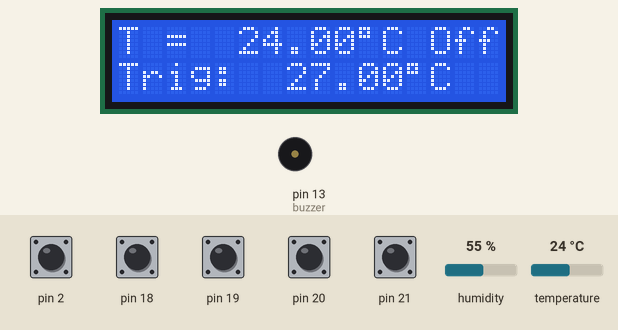
This sketch was run on a simulated Arduino Mega 2560, built with avr-gcc and run on an emulated ATmega2560. On the bench: 16×2 character LCD, buzzer (waves = sounding, pin HIGH). Wiring (from diagram.json): character LCD (HD44780): RS pin 30; R/W pin 31; E pin 32; data pin 22, pin 23, pin 24, pin 25, pin 26, pin 27, pin 28, pin 29; DHT22 sensor: data pin 12. Inputs (shaded band) come from the test bench; at power-on: pin 2, pin 18–21 HIGH, temperature 24 °C, humidity 55 %. Pins used as bus, display or sensor lines are not drawn.

Above: at 0.8 s.
0.9 s: temperature set to 12 °C
At 1.5 s:
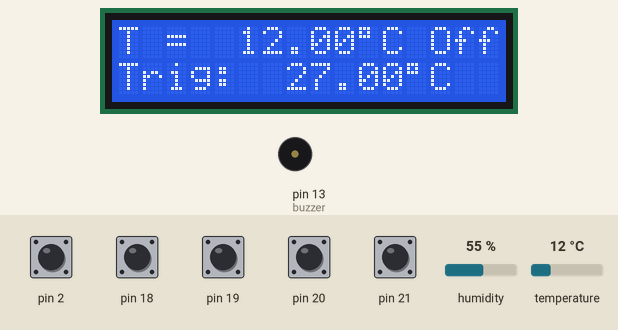
2.6 s: temperature set to 19 °C
At 3.9 s:
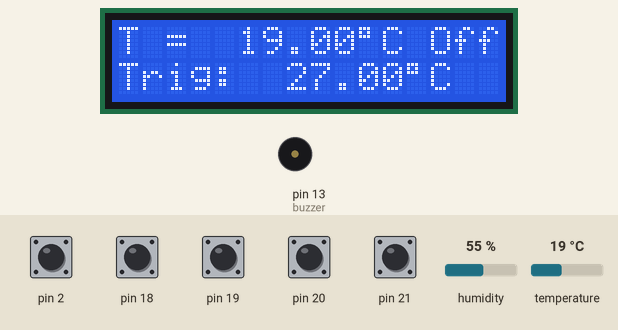
4.4 s: temperature set to 28 °C
At 6.2 s:
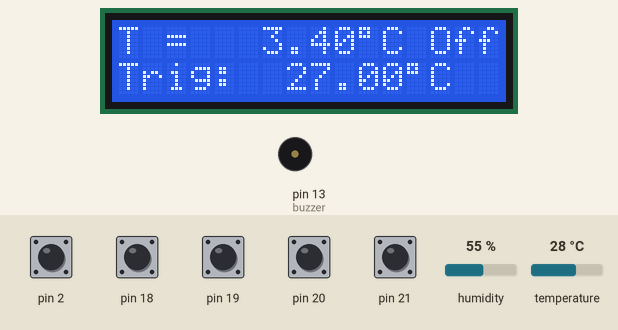
Timing chart, 0 to 7.7 s (numbered marks = the images above; inputs shaded):
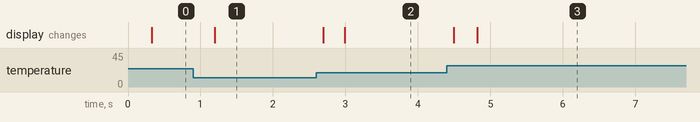

The sketch:

dht_test.ino
```cpp
// #pragma GCC optimize ("O0")
// #include <stdio.h>

namespace myDHT {

enum SensorType {
    DHT11,
    DHT22
};

class Sensor {
        SensorType type;
       float curr_temp = 0.0f, avg_temp = 0.0f, hum = 0.0f;
    public:
        uint8_t bytes[5];
        Sensor(SensorType type);
        void receiveData();
        void receive10();
        float getCurrTemperature();
        float getAvgTemperature();
        float getHumidity();
};

Sensor::Sensor(SensorType type) {
    this->type = type;
}

void Sensor::receiveData() {
    uint8_t prev_SREG = SREG;
		uint16_t prev_TCCR3A = TCCR3A, prev_TCCR3B = TCCR3B, prev_OCR3A = OCR3A;
    // save values for relevant registers
    uint8_t current_byte = 0; // to store current byte
    int i, j;                 // iterators

    TCCR3A = 0b00000000; // outs disconnected
    TCCR3B = 0b00001001; // no prescaling
                         // CTC mode
    OCR3A  = 16159;      // count to (16159 + 1)/(16M) = 1.01ms

    cli();                        // disable interrupts (timing is important)
    DDRB  |= 0b01000000;          // pin 12 out
    PORTB &= 0b10111111;          // pull down to start communication

    TCNT3  = 0;                   // reset counter
    TIFR3 |= 0b00000010;          // clear compare match
    while(!(TIFR3 & 0b00000010)); // wait until compare match (1.01ms)

    PORTB |= 0b01000000;          // pull up to wait for response
    OCR3A = 767;                  // count to (767 + 1)/(16M) = 48us
    DDRB  &= 0b10111111;          // set as input
    while (PINB & 0b01000000);    // wait for low response
    while (!(PINB & 0b01000000)); // low response received, wait for high response for ready
    while (PINB & 0b01000000);    // get ready for bits

    for (j = 0; j < 5; j++) {
        for (i = 7; i > -1; i--) {
            while(!(PINB & 0b01000000)); // wait for high signal
            TCNT3 = 0;                   // reset counter
            TIFR3 |= 0b00000010;         // clear compare match
            while(PINB & 0b01000000);    // wait for low
            current_byte |= ((TIFR3 & 0b00000010) >> 1) << i;
            // if time spent on HIGH was greater than 48us, write 1, else write 0.
        }
        bytes[j] = current_byte;
        current_byte = 0;
    }
    while(!(PINB & 0b01000000)); // wait for pin to be released
    DDRB  |= 0b01000000; // set as out again
    PORTB |= 0b01000000; // pull up

  	// return registers to their previous states
    TCCR3A = prev_TCCR3A;
    TCCR3B = prev_TCCR3B;
 		OCR3A  = prev_OCR3A;
    SREG   = prev_SREG;

 	// calc temp and hum
    if (type == DHT22) {
        curr_temp = (0b10000000 & bytes[2]) ? // if value is negative
        -(((uint16_t)(bytes[2] & 0b01111111) << 8 | bytes[3])/10.0f) : // clear the negative bit and concat
        ((uint16_t)bytes[2] << 8 | bytes[3])/10.0f;                    // else, concat
    } else if (type == DHT11) {
   		curr_temp = bytes[2] + bytes[3]/10.0f;
    }

    hum = ((uint16_t)bytes[0] << 8 | bytes[1])/10.0f;
}

void Sensor::receive10() {
	avg_temp = 0.0f;
	for (int i = 0; i < 10; i++) {
		_delay_ms(25);
		receiveData();
		avg_temp += curr_temp;
	}
	avg_temp /= 10;
}

float Sensor::getHumidity() {
    return hum;
}

float Sensor::getCurrTemperature() {
    return curr_temp;
}

float Sensor::getAvgTemperature() {
    return avg_temp;
}
}

myDHT::Sensor dht11(myDHT::DHT11);

bool high_freq = false;
ISR (TIMER1_COMPA_vect) {
	if (high_freq) {
		TCCR0B = 0b00000100;
	} else {
		TCCR0B = 0b00000011;
	}
	high_freq = !high_freq;
}

volatile bool normal_mode = true;
volatile bool enable = false;
volatile bool alert_is_on = false;
void alert_on() {
	if (enable) {
		high_freq = true;
		TCCR0B = 0b00000011;  // start with high frequency
		TCNT1 = 0;        	  // reset counter
		TCCR0A  = 0b11000011; // turn on PWM output
		TIMSK1 |= 0b00000010; // enable timer 1 interrupt
		alert_is_on = true;
	}
}

void alert_off() {
	TCCR0A  = 0b00000011; // turn off PWM output
	TIMSK1 &= 0b11111101; // disable timer 1 interrupt
	alert_is_on = false;
}

// Implementacao dos comandos LCD
uint8_t clear_display() {
  	return 1;
}

uint8_t return_home() {
  	return 2;
}

uint8_t entry_mode_set(bool right, bool shift) {
  	return 0b00000100 |
	right << 1 |
	shift;
}

uint8_t display_control(bool display_on, bool curs_on, bool curs_blink) {
  	return 0b00001000 |
	display_on << 2 |
	curs_on    << 1 |
	curs_blink;
}

uint8_t mov_cursor_or_shift(bool shift, bool right) {
  	return 0b00010000 |
	shift << 3 |
	right << 2;
}

uint8_t function_set(bool interf_8bits, bool two_lines, bool font_5x8) {
	return 0b00100000 |
    interf_8bits << 4 |
    two_lines    << 3 |
    font_5x8     << 2;
}

uint8_t set_cgram_addr(uint8_t addr) {
	return 0b01000000 | addr;
}

uint8_t set_ddram_addr(uint8_t addr) {
	return 0b10000000 | addr;
}

// Executar instrucoes no LCD
void lcd_exec(uint8_t inst) {

	cli();
	PORTA = inst;
	PORTC &= 0b00111111; // Select IR, Write
	PORTC |= 0b00100000; // enable high
	PORTC &= 0b11011111; // enable low
	sei();

	PORTA  = 0b00000000; // clear pins
	DDRA   = 0b00000000; // 22 - 29 in
	PORTC |= 0b01000000; // Read BF
	PORTC |= 0b00100000; // enable high
	PORTC &= 0b11011111; // enable low
	while (PINA & 0b10000000) { // wait for BF to be low
		PORTC |= 0b00100000; // enable high
		PORTC &= 0b11011111; // enable low
	}
	DDRA   = 0b11111111; // 22 - 29 out

	_delay_us(1);
}

// Enviar dados ao LCD
void lcd_send(uint8_t data) {
	cli();
	PORTA = data;
	PORTC |= 0b10000000; // Select DR
	PORTC &= 0b10111111; // Write to DR
	PORTC |= 0b00100000; // enable high
	PORTC &= 0b11011111; // enable low
	sei();

	PORTA  = 0b00000000; // clear pins
	DDRA   = 0b00000000; // 22 - 29 in
	PORTC &= 0b01111111; // Select IR
	PORTC |= 0b01000000; // Read BF
	PORTC |= 0b00100000; // enable high
	PORTC &= 0b11011111; // enable low
	while (PINA & 0b10000000) { // wait for BF to be low
		PORTC |= 0b00100000; // enable high
		PORTC &= 0b11011111; // enable low
	}
	DDRA   = 0b11111111; // 22 - 29

	_delay_us(1);
}

// Escreve string em posicao
void lcd_string(const char* str, uint8_t addr) {
	lcd_exec(set_ddram_addr(addr));
	while (*str != '\0') {
		lcd_send(*(str++));
	}
}

void lcd_float(float val, uint8_t addr) {
	char str[6];
	dtostrf(val, 6, 2, str);
	lcd_string(str, addr);
}

bool buttons[5];

ISR(INT4_vect) {
  if (!buttons[4]) {
    if (!(PINE & 0b00010000)) {
      if (enable) {
				alert_off();
				enable = false;
				lcd_string("Off", 0x0D);
			} else {
				enable = true;
				lcd_string(" On", 0x0D);
			}
      buttons[4] = true;
    }
  } else {
    if (PINE & 0b00010000) {
      buttons[4] = false;
    }
  }

	_delay_ms(3);
}

float trigger = 27.0f;

uint8_t EEPROM_read(uint16_t addr) {
	uint8_t prev_SREG = SREG;
	while(EECR & (1<<EEPE));
	EEAR = addr;
	EECR |= (1<<EERE);
	SREG = prev_SREG;
	return EEDR;
}

void EEPROM_write(uint16_t addr, uint8_t data) {
	uint8_t prev_SREG = SREG;
	while(EECR & (1<<EEPE));
	EEAR = addr;
	EEDR = data;
	EECR |= (1<<EEMPE);
	EECR |= (1<<EEPE);
	SREG = prev_SREG;
}

void EEPROM_write_float(uint16_t addr, float data) {
	uint8_t prev_SREG = SREG;
	float* p_data = &data;
	uint8_t* bytes = (uint8_t*)p_data;

	for (uint8_t i = 0; i < 4; i++) {
		EEPROM_write(addr + i, bytes[i]);
	}
}

float EEPROM_read_float(uint16_t addr) {
	uint8_t prev_SREG = SREG;
	uint8_t bytes[4];

	for (uint16_t i = 0; i < 4; i++) {
		bytes[i] = EEPROM_read(addr + i);
	}

	return *((float*)bytes);
}
uint8_t celsius = 0xFF;
uint8_t interval = 0;

ISR(INT3_vect) {
	// Serial.println("int3");
  if (!buttons[3]) {
    if (!(PIND & 0b00001000)) {
		trigger -= 0.5f;
		if (trigger < 0.0f) {
			trigger = 0.0f;
		}
		eeprom_write_float(0x000, trigger);

		lcd_float(celsius ? trigger : trigger*1.8 + 32, 0x46);
      	buttons[3] = true;
    }
  } else {
    if (PIND & 0b00001000) {
      buttons[3] = false;
    }
  }
	_delay_ms(3);
}

ISR(INT2_vect) {
	// Serial.println("int2");
  if (!buttons[2]) {
    if (!(PIND & 0b00000100)) {
			trigger += 0.5f;
			if (trigger > 40.0f) {
				trigger = 40.0f;
			}
			eeprom_write_float(0x000, trigger);

			lcd_float(celsius ? trigger : trigger*1.8 + 32, 0x46);
      buttons[2] = true;
    }
  } else {
    if (PIND & 0b00000100) {
      buttons[2] = false;
    }
  }

	_delay_ms(3);
}

ISR(INT1_vect) {
	if (!buttons[1]) {
			if (!(PIND & 0b00000010)) {
				celsius = ~celsius;
				eeprom_write_byte((uint8_t*)0x100, celsius);
				if (celsius == 0xFF) {
					lcd_string("C", 0x0B);
					lcd_string("C", 0x4D);
					lcd_float(trigger, 0x46);
				} else {
					lcd_string("F", 0x0B);
					lcd_string("F", 0x4D);
					lcd_float(trigger*1.8 + 32, 0x46);
				}
			buttons[1] = true;
			}
	} else {
		if (PIND & 0b00000010) {
			buttons[1] = false;
		}
	}
	_delay_ms(3);
}

void mode0_setup() {
	lcd_exec(clear_display());

	lcd_string("T =", 0x00);
	lcd_string("Trig:", 0x40);
	lcd_string("Off", 0x0D);
	lcd_exec(set_ddram_addr(0x0A));
	lcd_send(0xDF);
	lcd_exec(set_ddram_addr(0x4C));
	lcd_send(0xDF);

	if (eeprom_read_byte((uint8_t*)0x100) != celsius) {
		celsius = 0x00;
		lcd_string("F", 0x0B);
		lcd_string("F", 0x4D);
	} else {
		lcd_string("C", 0x0B);
		lcd_string("C", 0x4D);
	}

	float aux = eeprom_read_float(0x000);
// 	if (*((uint32_t*)(&aux)) != 0xFFFFFFFF) {
// 		trigger = eeprom_read_float(0x000);
// 		Serial.println(*((uint32_t*)(&aux)), BIN);
// ;	}
	lcd_float(celsius ? trigger : trigger*1.8 + 32, 0x46);
}

int main() {
	// timer 0 (buzzer PWM)
	TCCR0A = 0b00000011; // inverted mode with reg A
	TCCR0B = 0b00000011; // no prescaling
						 // fast pwm, TOP 0xFF
	OCR0A = 127; // P = 50%
	// P =(256 - OCR0A - 1)/256

	// timer 1 (buzzer freq change)
	TCCR1A = 0b00000000;  // no out
	TCCR1B = 0b00001101;  // 1024 prescale
						  // CTC mode
	OCR1A = 7812;         // interrupt every (7812 + 1)*1024/(16M) = 0.5s
	TIMSK1 &= 0b11111101; // disable timer 1 interrupt for now

	// timer 3 is only used for delays, registers defined differently for each case.

	// inout
	DDRA   = 0b11111111; // 22 - 29 out     (LCD data)
	DDRC  |= 0b11100000; // 30 - 32 out     (LCD ctrl)
	DDRB  |= 0b11000000; // 12 - 13 out     (buzzer pwm and dht11)
	PORTB |= 0b01000000; // 12 high         (pull up dht ctrl pin)
	DDRD  &= 0b11110000; // 18 - 21 in      (push-buttons pins)
	PORTD |= 0b00001111; // 18 - 21 pull up (pull up)
	DDRE  &= 0b11101111; // 2 in            (enable push-button)
	PORTE |= 0b00010000; // 2 pull up       (pull up)

	// initialize button states
	buttons[4] = PINE & 0b00010000;
	buttons[3] = PIND & 0b00001000;
	buttons[2] = PIND & 0b00000100;
	buttons[1] = PIND & 0b00000010;
	buttons[0] = PIND & 0b00000001;

	// external interrupts
	EICRA  = 0b11111111; // extint 0 - 3 any edge
	EICRB |= 0b00000011; // extint 4 any edge
	EIMSK |= 0b00011111; // enable extint 0 - 4

	sei();
	// LCD init
	_delay_ms(5);

	lcd_exec(function_set(true, true, false)); // 8bits interface, two lines, font 5x8
	lcd_exec(display_control(true, false, false)); // display on, curs off, blink off
	lcd_exec(entry_mode_set(true, false)); // increment right, no shift

	mode0_setup();

	float temp;
 	while(true) {
   		// Get temperature reading
		dht11.receive10();
		temp = dht11.getAvgTemperature();
		lcd_float(celsius ? temp : temp*1.8 + 32, 0x04);
		// Serial.println(temp);
		// Serial.println(trigger);
		// Serial.println();
		temp = dht11.getAvgTemperature();

		if (temp > trigger) {
			alert_on();
		} else if (temp <= trigger) {
			alert_off();
		}
	}
}
```

Measured:
- after the input at 0.9 s, the display: changes after 0.30 s (image 1)
- after the input at 2.6 s, the display: first changes after 0.09 s (image 2 shows a later state)
- after the input at 4.4 s, the display: first changes after 0.09 s (image 3 shows a later state)
